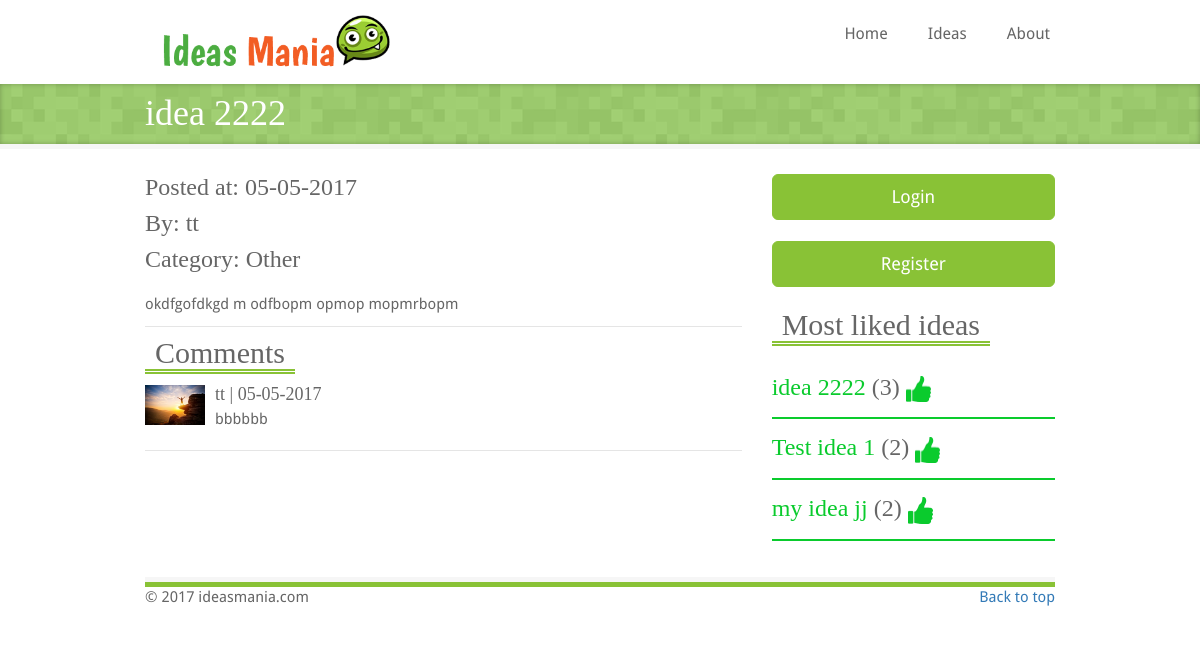
Screenshot of /singleIdea.php?id=3 with the database file from the repository.
### tables this page shows
CREATE TABLE IF NOT EXISTS `ideas` (
  `Idea_Id` int(11) NOT NULL AUTO_INCREMENT,
  `Title` varchar(200) DEFAULT NULL,
  `Description` text,
  `Content` text,
  `Category_Id` int(11) NOT NULL,
  `User_Id` int(11) NOT NULL,
  `Date` date DEFAULT NULL,
  PRIMARY KEY (`Idea_Id`)
);

CREATE TABLE IF NOT EXISTS `users` (
  `User_Id` int(11) NOT NULL AUTO_INCREMENT,
  `FirstName` varchar(200) DEFAULT NULL,
  `LastName` varchar(200) DEFAULT NULL,
  `Username` varchar(200) DEFAULT NULL,
  `Password` varchar(200) DEFAULT NULL,
  `Email` varchar(200) DEFAULT NULL,
  `Gender` tinyint(1) DEFAULT NULL,
  `Country_Id` int(11) DEFAULT NULL,
  `PhotoPath` varchar(500) DEFAULT NULL,
  `JoinedDate` date DEFAULT NULL,
  PRIMARY KEY (`User_Id`)
);

CREATE TABLE IF NOT EXISTS `category` (
  `Category_Id` int(11) NOT NULL AUTO_INCREMENT,
  `Title` varchar(500) NOT NULL,
  PRIMARY KEY (`Category_Id`)
);

CREATE TABLE IF NOT EXISTS `comments` (
  `Comment_Id` int(11) NOT NULL AUTO_INCREMENT,
  `User_Id` int(11) NOT NULL,
  `Idea_Id` int(11) NOT NULL,
  `Comment` text NOT NULL,
  `Date` date NOT NULL,
  PRIMARY KEY (`Comment_Id`)
);

### shared/database.php (called while the page is built, shortened)
<?php
function RunQuery($query){
    $con = mysqli_connect("localhost","root","", "ideasmania") or die ("can not establish connection");
    $result = mysqli_query($con, $query);
    return $result;
}
?>

### shared/functions.php (called while the page is built, shortened)
<?php
include("database.php");
function GetIdeaById($ideaId){
    $query = "select i.Idea_Id, i.Title, i.Description, i.Date, i.Content, i.Category_Id as catId, i.User_Id as userId, u.Username, c.Title as categoryTitle from ideas as i
              inner join users as u
              on i.User_Id = u.User_Id
              inner join category c
              on i.Category_Id = c.Category_Id where i.Idea_Id = $ideaId";
    $result = RunQuery($query);
    $row = mysqli_fetch_array($result);
    $idea = (object)array();
    $idea->ideaId = $row["Idea_Id"];
    $idea->title = $row["Title"];
    $idea->description = $row["Description"];
    $idea->content = $row["Content"];
    $idea->postDate = $row["Date"];
    $idea->username = $row["Username"];
    $idea->category = $row["categoryTitle"];
    $idea->userId = $row["userId"];
    $idea->categoryId = $row["catId"];
    return $idea;
}
function GetIdeaComments($ideaId){
    $query = "select c.Comment, c.Date, u.Username, u.PhotoPath from comments as c
              inner join users as u
              on c.User_Id = u.User_Id
              where c.Idea_Id = $ideaId";
    $result = RunQuery($query);
    $commentsList = array();
    while ($row = mysqli_fetch_array($result))
    {
        $comment = (object)array();
        $comment->comment = $row["Comment"];
        $comment->postedDate = $row["Date"];
        $comment->username = $row["Username"];
        $comment->photo = $row["PhotoPath"];
        array_push($commentsList, $comment);
    }
    return $commentsList;
}
function GetMostLikedIdeas(){
    $query = "select i.Idea_Id, i.Title, sum(r.RatingValue) as rating from ideas as i
              inner join rating as r
              on i.Idea_Id = r.Idea_Id
              group by i.Idea_Id
              order by rating desc, i.Date desc limit 4";
    $result = RunQuery($query);
    $ideasList = array();
    while ($row = mysqli_fetch_array($result))
    {
        $idea = (object)array();
        $idea->ideaId = $row["Idea_Id"];
        $idea->title = $row["Title"];
        $idea->rating = $row["rating"];
        array_push($ideasList, $idea);
    }
    return $ideasList;
}
?>

### singleIdea.php (the view, shortened to what this page needs)
<?php include("shared/header.php") ?>
<?php include("shared/functions.php") ?>
<?php
    if(isset($_GET["id"]) && !empty($_GET["id"])){
        $ideaId = $_GET["id"];
        $idea = GetIdeaById($ideaId);
        if(empty($idea->ideaId)){
            header("refresh:0;index.php");
        }
        else{
            $commentsList = GetIdeaComments($ideaId);
        }
    }
?>
    <div class="page-title">
        <div class="page-title-inner">
            <div class="container">
                <h1 class="page-header-title"><?php echo $idea->title ?></h1>
            </div>
        </div>
    </div>
    <div class="container marketing">
        <div class="row">
            <div class="col-md-8">
                <div class="row">
                    <div class="col-md-9">
                        <h3>Posted at: <?php echo date("d-m-Y", strtotime($idea->postDate)) ?></h3>
                        <div style="height: 10px"></div>
                        <h3>By: <?php echo $idea->username ?></h3>
                        <div style="height: 10px"></div>
                        <h3>Category: <?php echo $idea->category ?></h3>
                    </div>
                    <div class="col-md-3">
                    </div>
                </div>
                <br />
                <div>
                    <?php echo $idea->content ?>
                </div>
                <div class="divider"></div>
                <div class="title">
                    <?php
                        if(count($commentsList) > 0){
                            echo "<h2>Comments</h2>";
                        }
                    ?>
                </div>
                <?php
                    foreach($commentsList as $c){
                         $image = empty($c->photo) ? 'img/img_avatar1.png' : $c->photo;
                 ?>
                <div class="media">
                    <div class="media-left">
                        <img src="<?php echo $image ?>" class="media-object" style="width:60px">
                    </div>
                    <div class="media-body">
                        <h4 class="media-heading"><?php echo $c->username . " | " . date("d-m-Y", strtotime($idea->postDate)); ?></h4>
                        <p><?php echo $c->comment ?></p>
                    </div>
                </div>
                <div class="divider"></div>
                <?php
                    }
                ?>
            </div>
            <div class="col-md-4">
                <?php include("shared/side.php") ?>
            </div>
        </div>
        <br />
        <?php include("shared/footer.php") ?>
    </div>
</body>
</html>

### shared/side.php
<?php
    $likedIdeas = GetMostLikedIdeas();
?>
<?php
    if(!isset($_SESSION["userId"])){
 ?>
<div>
                    <a style="width:100%" href="login.php" class="btn btn-success btn-lg">Login</a>
                </div>
                <br />
                <div>
                    <a style="width:100%" href="register.php" class="btn btn-success btn-lg">Register</a>
                </div>
                <br />
<?php } ?>
                <div>
                    <div class="title">
                        <h2>Most liked ideas</h2>
                    </div>
                    <br />
                    <?php foreach($likedIdeas as $l){ ?>
                        <div class="likedIdeas">
                            <h3><a href="singleIdea.php?id=<?php echo $l->ideaId ?>" ><?php echo $l->title ?></a> (<?php echo $l->rating ?>) <img src="img/likeColored.png" width="25px" /></h3>
                        </div>
                        <div class="green-separator"></div>
                    <?php } ?>
                </div>

### css/style.css (style rules this page uses)
body { font-family: 'Droid Sans'; font-size: 15px; color: #666; }
h1, h2, h3, h4, h5, h6 { font-family: "Boogaloo" !important; font-weight: normal !important; color: #666; margin: 0; padding: 0; }
.title { margin-bottom: 10px; }
.title h1, .title h2, .title h3, .title h4, .title h5, .title h6 { border-bottom: 5px double #89c236 !important; margin-bottom: -4px !important; display: inline-block !important; padding: 0px 10px !important; margin-right: 15px !important; }
.divider { height: 1px; width:100%; display:block; margin: 9px 0; overflow: hidden; background-color: #e5e5e5; }
.btn-success { background-color:#89c236; border-color:#89c236; }
.page-title { background: url(../img/bg-grey2.png); display: block; margin-bottom: 25px; position: relative; z-index: 20; border-bottom: 5px solid #f6f6f6; }
.page-title-inner { background: rgba(153,204,102, 0.9); -webkit-box-shadow: inset 0px 0px 5px rgba(0,0,0,.25); -moz-box-shadow: inset 0px 0px 5px rgba(0,0,0,.25); box-shadow: inset 0px 0px 5px rgba(0,0,0,.25); padding: 10px; }
.container { margin-right: auto; margin-left: auto; }
.container, .navbar-static-top .container, .navbar-fixed-top .container, .navbar-fixed-bottom .container { width: 940px; }
.page-header-title { color:white; }
.green-separator { height: 2px; background-color: #0acb2d;; margin: 15px 0; }
.likedIdeas h3 a { color: #0acb2d; }

### rows the page displays
ideas: Title "idea 2222", Date "05-05-2017", User_Id.Username "tt", Category_Id.Title "Other", Content "okdfgofdkgd m odfbopm opmop mopmrbopm", rating "3"
comments: User_Id.PhotoPath (placeholder picture), User_Id.Username "tt", Idea_Id.Date "05-05-2017", Comment "bbbbbb"
ideas: Title "Test idea 1", rating "2"
ideas: Title "my idea jj", rating "2"
